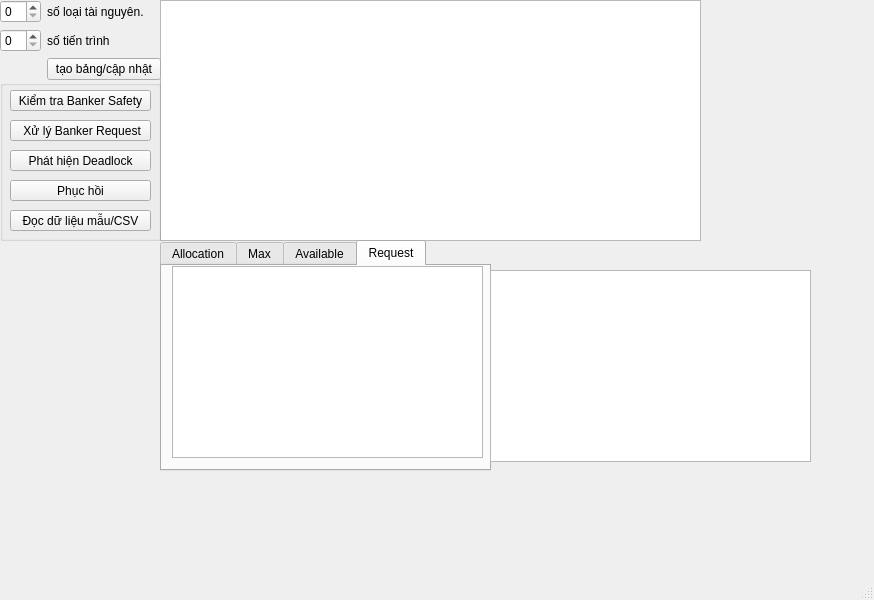
<?xml version="1.0" encoding="UTF-8"?>
<ui version="4.0">
 <class>MainWindow</class>
 <widget class="QMainWindow" name="MainWindow">
  <property name="geometry">
   <rect>
    <x>0</x>
    <y>0</y>
    <width>874</width>
    <height>600</height>
   </rect>
  </property>
  <property name="windowTitle">
   <string>MainWindow</string>
  </property>
  <widget class="QWidget" name="centralwidget">
   <widget class="QTextEdit" name="txtLog">
    <property name="geometry">
     <rect>
      <x>160</x>
      <y>0</y>
      <width>541</width>
      <height>241</height>
     </rect>
    </property>
    <property name="readOnly">
     <bool>true</bool>
    </property>
   </widget>
   <widget class="QTabWidget" name="tabWidget">
    <property name="geometry">
     <rect>
      <x>160</x>
      <y>240</y>
      <width>331</width>
      <height>231</height>
     </rect>
    </property>
    <property name="currentIndex">
     <number>3</number>
    </property>
    <widget class="QWidget" name="tab_1">
     <attribute name="title">
      <string>Allocation</string>
     </attribute>
     <widget class="QTableWidget" name="Allocation_table">
      <property name="geometry">
       <rect>
        <x>10</x>
        <y>1</y>
        <width>311</width>
        <height>191</height>
       </rect>
      </property>
     </widget>
    </widget>
    <widget class="QWidget" name="tab_2">
     <attribute name="title">
      <string>Max</string>
     </attribute>
     <widget class="QTableWidget" name="Max_table">
      <property name="geometry">
       <rect>
        <x>10</x>
        <y>0</y>
        <width>311</width>
        <height>192</height>
       </rect>
      </property>
     </widget>
    </widget>
    <widget class="QWidget" name="tab_3">
     <attribute name="title">
      <string>Available</string>
     </attribute>
     <widget class="QTableWidget" name="Available_table">
      <property name="geometry">
       <rect>
        <x>10</x>
        <y>0</y>
        <width>311</width>
        <height>192</height>
       </rect>
      </property>
     </widget>
    </widget>
    <widget class="QWidget" name="tab_4">
     <attribute name="title">
      <string>Request</string>
     </attribute>
     <widget class="QTableWidget" name="Request">
      <property name="geometry">
       <rect>
        <x>10</x>
        <y>0</y>
        <width>311</width>
        <height>192</height>
       </rect>
      </property>
     </widget>
    </widget>
   </widget>
   <widget class="QWidget" name="formLayoutWidget">
    <property name="geometry">
     <rect>
      <x>0</x>
      <y>0</y>
      <width>161</width>
      <height>81</height>
     </rect>
    </property>
    <layout class="QFormLayout" name="formLayout">
     <item row="0" column="0">
      <widget class="QSpinBox" name="spinM"/>
     </item>
     <item row="1" column="0">
      <widget class="QSpinBox" name="spinN"/>
     </item>
     <item row="0" column="1">
      <widget class="QLabel" name="label_1">
       <property name="text">
        <string>số loại tài nguyên.</string>
       </property>
      </widget>
     </item>
     <item row="1" column="1">
      <widget class="QLabel" name="label_2">
       <property name="text">
        <string>số tiến trình</string>
       </property>
      </widget>
     </item>
     <item row="2" column="1">
      <widget class="QPushButton" name="ResizeTable_bt">
       <property name="text">
        <string>tạo bảng/cập nhật</string>
       </property>
      </widget>
     </item>
    </layout>
   </widget>
   <widget class="QGroupBox" name="groupBox">
    <property name="geometry">
     <rect>
      <x>0</x>
      <y>80</y>
      <width>161</width>
      <height>161</height>
     </rect>
    </property>
    <property name="title">
     <string/>
    </property>
    <widget class="QPushButton" name="BankerSafety_bt">
     <property name="geometry">
      <rect>
       <x>10</x>
       <y>10</y>
       <width>141</width>
       <height>21</height>
      </rect>
     </property>
     <property name="text">
      <string>Kiểm tra Banker Safety</string>
     </property>
    </widget>
    <widget class="QPushButton" name="DeadlockDetect_bt">
     <property name="geometry">
      <rect>
       <x>10</x>
       <y>70</y>
       <width>141</width>
       <height>21</height>
      </rect>
     </property>
     <property name="text">
      <string>Phát hiện Deadlock</string>
     </property>
    </widget>
    <widget class="QPushButton" name="LoadSample_bt">
     <property name="geometry">
      <rect>
       <x>10</x>
       <y>130</y>
       <width>141</width>
       <height>21</height>
      </rect>
     </property>
     <property name="text">
      <string>Đọc dữ liệu mẫu/CSV</string>
     </property>
    </widget>
    <widget class="QPushButton" name="Recover_bt">
     <property name="geometry">
      <rect>
       <x>10</x>
       <y>100</y>
       <width>141</width>
       <height>21</height>
      </rect>
     </property>
     <property name="text">
      <string>Phục hồi</string>
     </property>
    </widget>
    <widget class="QPushButton" name="BankerRequest_bt">
     <property name="geometry">
      <rect>
       <x>10</x>
       <y>40</y>
       <width>141</width>
       <height>21</height>
      </rect>
     </property>
     <property name="text">
      <string> Xử lý Banker Request</string>
     </property>
    </widget>
   </widget>
   <widget class="QTableWidget" name="Need">
    <property name="geometry">
     <rect>
      <x>490</x>
      <y>270</y>
      <width>321</width>
      <height>192</height>
     </rect>
    </property>
   </widget>
  </widget>
  <widget class="QMenuBar" name="menubar">
   <property name="geometry">
    <rect>
     <x>0</x>
     <y>0</y>
     <width>874</width>
     <height>21</height>
    </rect>
   </property>
  </widget>
  <widget class="QStatusBar" name="statusbar"/>
 </widget>
 <resources/>
 <connections/>
</ui>
